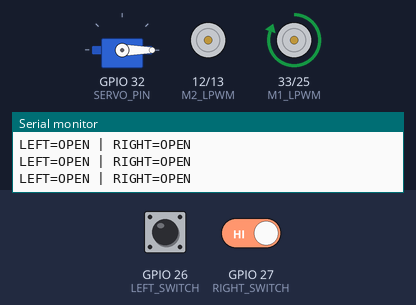
This sketch was run on a simulated ESP32. Shown: servo, motor-driver pin pairs drawn as motors (green arrow = first pin HIGH = forward, orange = second pin HIGH = backward, longer = more drive), the last lines printed to the serial monitor. The test bench sets the inputs (shaded band); at power-on: GPIO 26 (LEFT_SWITCH) HIGH, GPIO 27 (RIGHT_SWITCH) HIGH.

Above: at 1.2 s.
1.3 s: GPIO 26 (LEFT_SWITCH) pulled LOW for 0.25 s
At 2.2 s:
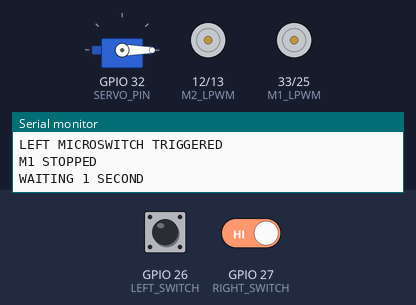
At 3.6 s:
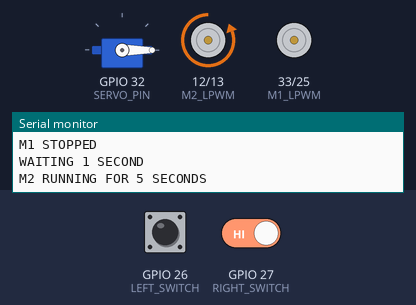
4.5 s: GPIO 26 (LEFT_SWITCH) driven LOW and GPIO 27 (RIGHT_SWITCH) driven LOW
7.5 s: GPIO 26 (LEFT_SWITCH) driven HIGH
At 9.4 s:
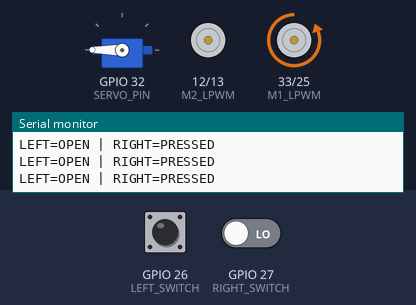
9.9 s: GPIO 26 (LEFT_SWITCH) driven LOW
Timing chart, 0 to 12.9 s (numbered marks = the images above; inputs shaded):
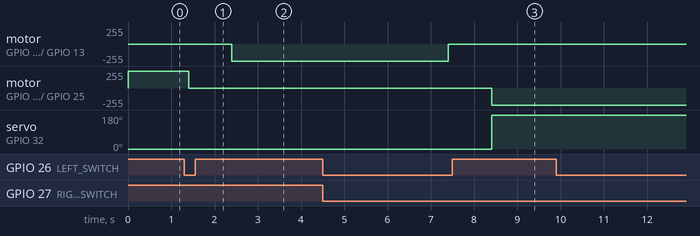

The sketch:

timeBasedLogic.ino
```cpp
#include <ESP32Servo.h>

// ==========================================
// M1 drives until either microswitch is hit.
// M1 then stops and M2 starts.
// ==========================================

// ---------- M1 / MD1 ----------
const int M1_RPWM = 25;
const int M1_LPWM = 33;

// ---------- M2 / MD2 ----------
const int M2_RPWM = 13;
const int M2_LPWM = 12;

// ---------- Microswitches ----------
const int LEFT_SWITCH  = 26;
const int RIGHT_SWITCH = 27;

Servo myServo;

const int SERVO_PIN = 32;
int ServoPosition = 0;

bool switchTriggered = false;

void setup() {
  Serial.begin(115200);
  Serial.println("SYSTEM STARTING");

  // M1
  pinMode(M1_RPWM, OUTPUT);
  pinMode(M1_LPWM, OUTPUT);

  // M2
  pinMode(M2_RPWM, OUTPUT);
  pinMode(M2_LPWM, OUTPUT);

  // Microswitches
  pinMode(LEFT_SWITCH, INPUT_PULLUP);
  pinMode(RIGHT_SWITCH, INPUT_PULLUP);

  // Make sure M2 starts OFF
  digitalWrite(M2_RPWM, LOW);
  digitalWrite(M2_LPWM, LOW);
  Serial.println("M2 STOPPED");

  // Start M1
  digitalWrite(M1_RPWM, LOW);
  digitalWrite(M1_LPWM, HIGH);
  Serial.println("M1 RUNNING");

  myServo.setPeriodHertz(50);
  myServo.attach(SERVO_PIN, 500, 2500);
  ServoPosition = 0;
  Serial.println("gate open");

}

void loop() {
  int leftState = digitalRead(LEFT_SWITCH);
  int rightState = digitalRead(RIGHT_SWITCH);

  // Print switch states
  Serial.print("LEFT=");
  Serial.print(leftState == LOW ? "PRESSED" : "OPEN");
  Serial.print(" | RIGHT=");
  Serial.println(rightState == LOW ? "PRESSED" : "OPEN");

  // Check BOTH microswitches
  if (!switchTriggered && (leftState == LOW || rightState == LOW)) {
    switchTriggered = true;

    if (leftState == LOW) {
      Serial.println("LEFT MICROSWITCH TRIGGERED");
    }

    if (rightState == LOW) {
      Serial.println("RIGHT MICROSWITCH TRIGGERED");
    }

    // STOP M1
    digitalWrite(M1_RPWM, LOW);
    digitalWrite(M1_LPWM, LOW);
    Serial.println("M1 STOPPED");

    // Small pause before M2 starts
    Serial.println("WAITING 1 SECOND");
    delay(1000);

    // Run brush motor for 5 seconds
    digitalWrite(M2_RPWM, HIGH);
    digitalWrite(M2_LPWM, LOW);
    Serial.println("M2 RUNNING FOR 5 SECONDS");
    delay(5000);

    //stop brush motor
    digitalWrite(M2_RPWM, LOW);
    digitalWrite(M2_LPWM, LOW);

    //small pause before driving motor starts again
    delay(1000);
    digitalWrite(M1_RPWM, HIGH);
    digitalWrite(M1_LPWM, LOW);
    Serial.println("M1 Reversing");

    ServoPosition = 180;
    Serial.println("gate closed");
  }

  myServo.write(ServoPosition);
  delay(200);
}
```

Measured:
- after the input at 1.3 s, motor on GPIO 12 (M2_LPWM) / GPIO 13 (M2_RPWM): stopped → backward 255/255 after 1.1 s; motor on GPIO 33 (M1_LPWM) / GPIO 25 (M1_RPWM): forward 255/255 → stopped after 0.10 s
